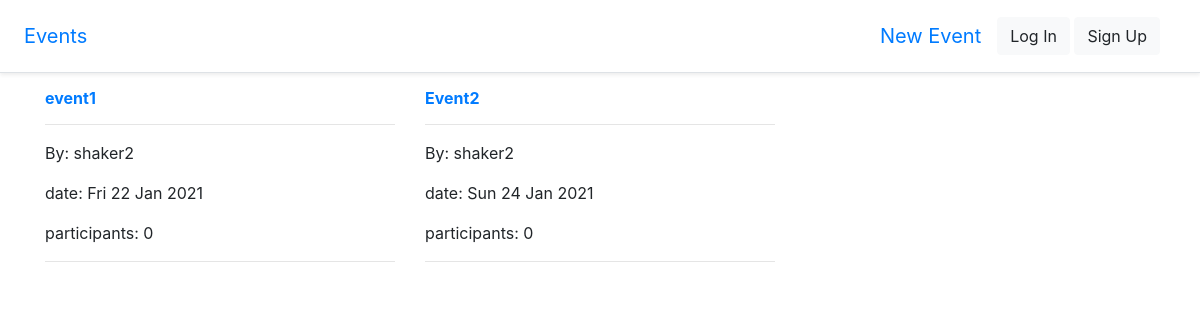
The app's page /, older data.
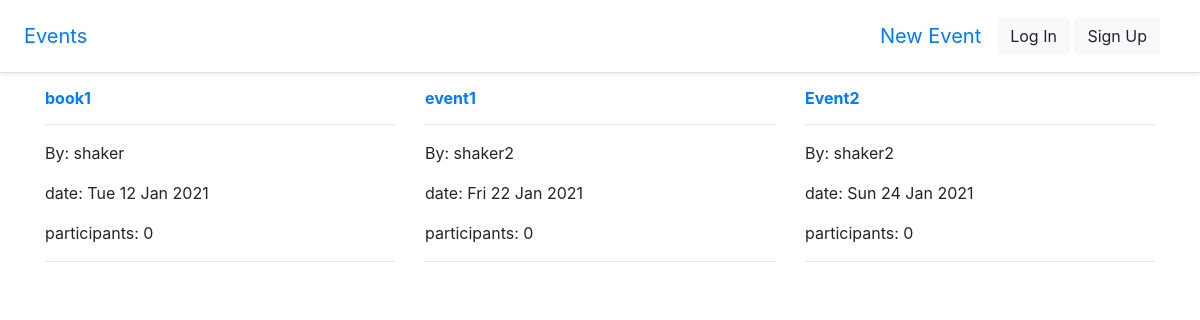
The same page, newer data.
### events/models.py (models this page shows, shortened)
class Event(models.Model):
    title = models.CharField(max_length=100)
    description = models.TextField()
    date = models.DateTimeField()
    owner = models.ForeignKey(
        CustomUser, on_delete=models.SET_NULL, null=True, related_name="events_owner"
    )
    participant = models.ManyToManyField(
        CustomUser, related_name="events", blank=True)
    @property
    def praticipents_numbers(self):
        return self.participant.count
    class Meta:
        ordering = ("date",)
        indexes = [
            models.Index(fields=["id"], name="id_index"),
        ]

### users/models.py (models this page shows)
class CustomUser(AbstractUser):
    pass

### events/views.py (the view)
# urls.py: path("", ListEvents.as_view(), name="events"),
class ListEvents(EventMixin, ListView):
    context_object_name = "events"
    template_name = "events/events_list.html"
    paginate_by = 6

### events/mixins.py (called while the page is built)
    def get_queryset(self):
        if self.request.user.is_authenticated:
            return Event.objects.exclude(participant=self.request.user).all()
        return Event.objects.all()

### templates/events/events_list.html (shortened to what this page needs)
{% extends 'base.html' %}
{% load static %}
{% block content %}
<div class="row">
  {% for event in events%}
  <div class="col-lg-4">
    <div
      class="box-element event"
      data-event="{{event.id}}"
      data-user="{{request.user.id}}"
    >
      <h6>
        <a href="{%url 'event_detail' event.id%}"><strong>{{event.title}}</strong> </a>
      </h6>
      <hr />
      <p>By: {{event.owner}}</p>
      <p>date: {{event.date |date:"D d M Y" }}</p>
      <p>
        participants: <span class="num">{{event.praticipents_numbers}}</span>
      </p>
      <hr />
    </div>
  </div>
  {% endfor %}
</div>
{% endblock content %}

### templates/base.html (shortened to what this page needs)
<!DOCTYPE html>
{% load static %}
<html>
  <head>
    <link
      rel="stylesheet"
      href="https://stackpath.bootstrapcdn.com/bootstrap/4.4.1/css/bootstrap.min.css"
    />
  </head>
  <body>
    <header>
      <div
        class="d-flex flex-column flex-md-row align-items-center p-3 px-md-4 mb-3 bg-white border-bottom shadow-sm"
      >
        <a
          href="{% url 'events' %}"
          class="navbar-brand my-0 mr-md-auto font-weight-normal"
          >Events</a
        >
        <a href="{% url 'create_event' %}" class="navbar-brand font-weight"
          >New Event</a
        >
        <nav class="my-2 my-md-0 mr-md-3">
          {% if user.is_authenticated %}
          <a class="btn btn-warning" href="{% url 'account_logout' %}"
            >Log Out</a
          >
          {% else %}
          <a class="btn btn-light" href="{% url 'account_login' %}">Log In</a>
          <a class="btn btn-light" href="{% url 'account_signup' %}">Sign Up</a>
          {% endif %}
        </nav>
      </div>
    </header>
    <div class="container">{% block content %} {% endblock content %}</div>
  </body>
</html>

Row changes from the older to the newer data that the page shows:
added Event: title "book1", owner "shaker", date "Tue 12 Jan 2021", praticipents_numbers "0"
